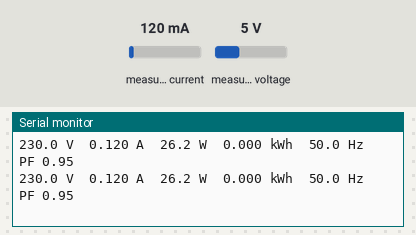
Simulated run of this sketch. Board: ESP32. Parts: the last lines printed to the serial monitor. The test bench sets the inputs (shaded band); at power-on: measured current 120 mA, measured voltage 5 V.

Above: at 1.2 s.
1.3 s: measured current set to 40 mA
At 2.6 s:
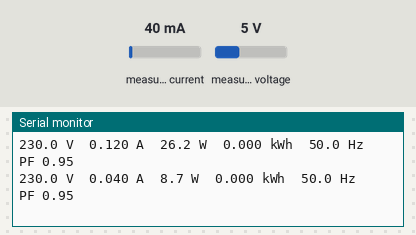
2.8 s: measured voltage set to 0.3 V
At 4.0 s:
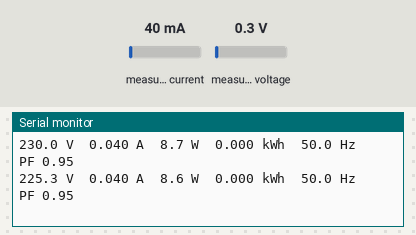
4.3 s: measured current set to 500 mA
At 4.8 s:
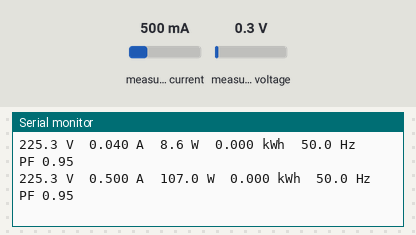
Timing chart, 0 to 7.3 s (numbered marks = the images above; inputs shaded):
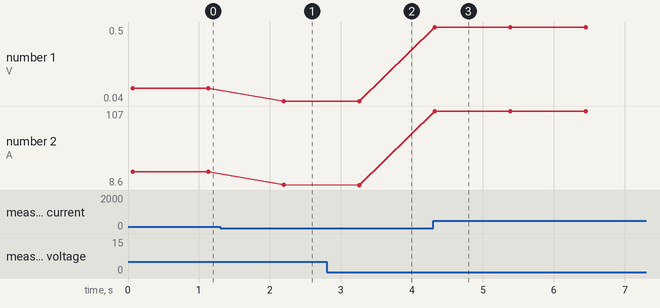

Measured:
- after the input at 1.3 s, the serial monitor: prints a new line after 0.89 s (image 1)
- after the input at 2.8 s, the serial monitor: prints a new line after 0.46 s (image 2)
- after the input at 4.3 s, the serial monitor: prints a new line at once (image 3)
- plotted number 1: 0.12 → 0.04 after the input at 1.3 s, 0.04 → 0.5 after the input at 4.3 s
- plotted number 2: 26.2 → 8.7 after the input at 1.3 s, 8.7 → 8.6 after the input at 2.8 s, 8.6 → 107 after the input at 4.3 s

The sketch:

example.ino
```cpp
// Uses the ESP32 hardware UART2 to query the PZEM-004T and print voltage, current, power, energy, frequency and power factor once per second (with an optional energy counter reset).
//
// Buy this module: https://shillehtek.com/products/pzem-004t-ac-energy-meter-current-transformer
// Full manual: https://shillehtek.com/blogs/shillehtek-product-manuals/pzem-004t-ac-energy-meter-current-transformer-manual
// More examples: https://github.com/shillehbean/shillehtek-examples
//

// PZEM-004T V3 - ESP32 Example (hardware UART2)
// TX->GPIO16, RX->GPIO17 | Library: "PZEM004Tv30"

#include <PZEM004Tv30.h>

PZEM004Tv30 pzem(Serial2, 16, 17);   // UART2, RX=16, TX=17

void setup() {
  Serial.begin(115200);
}

void loop() {
  float v = pzem.voltage();
  if (isnan(v)) {
    Serial.println("No response from PZEM");
  } else {
    Serial.printf("%.1f V  %.3f A  %.1f W  %.3f kWh  %.1f Hz  PF %.2f\n",
                  v, pzem.current(), pzem.power(),
                  pzem.energy(), pzem.frequency(), pzem.pf());
  }
  delay(1000);

  // pzem.resetEnergy();   // uncomment once to zero the kWh counter
}
```
